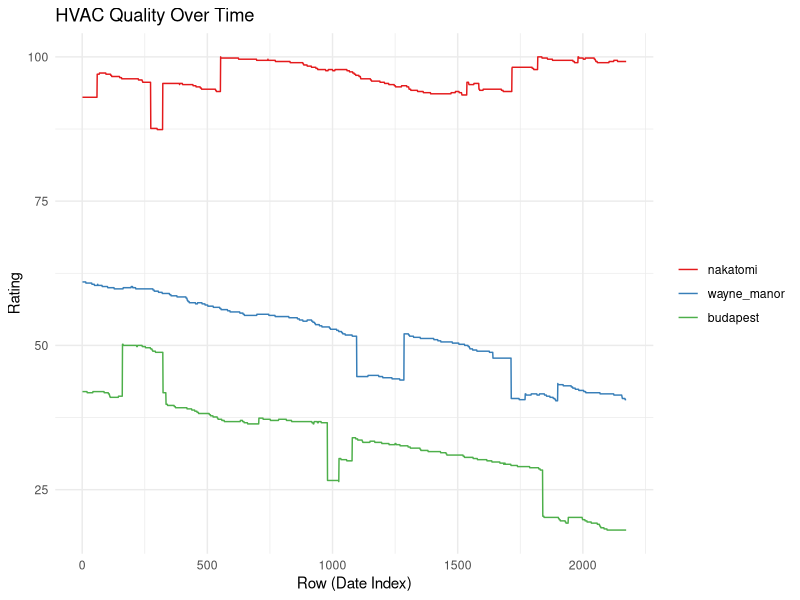
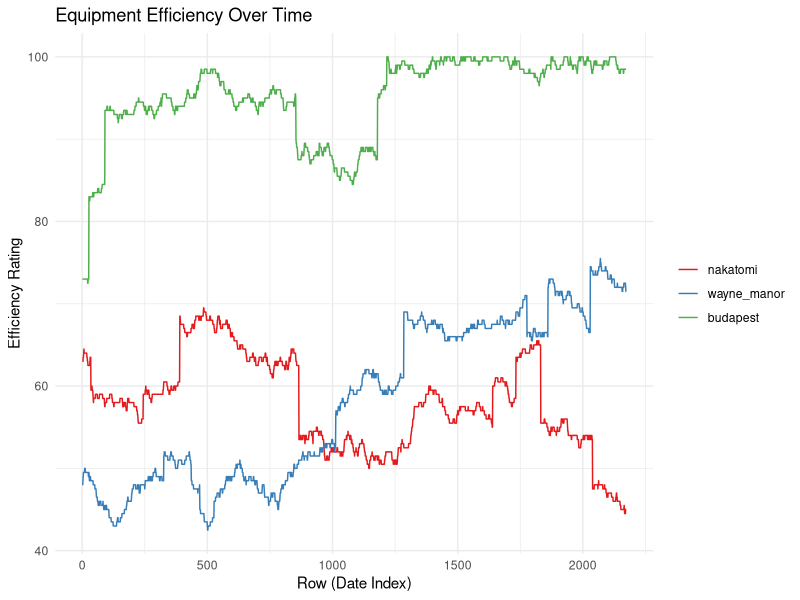

Recreate these plots in R, in order. (Note: this script raises an error after producing the figures.)
library(tibble)
library(tidyr)
library(lubridate)
library(MASS)
library(ggplot2)
library(GGally)
library(here)
library(reshape2)
library(dplyr)
library(Hmisc)

# Set a seed for reproducibility
set.seed(12923)

#### SETUP, VARIABILITY & UNIQUENESS SETTINGS #####################
# Time period
start_date <- as.Date("2018-01-01")
end_date <- as.Date("2023-12-13")
dates <- seq.Date(start_date, end_date, by = "day")
days <- length(dates)

buildings <- c("nakatomi", "wayne_manor", "budapest")
noise_factor <- .5 # amount of noise to introduce in each var
wind_speed_adjust <- c(nakatomi = 2, wayne_manor = 0, budapest = -2)
# Building-specific temperature adjustments to simulate the 
# bldgs being in different areas of the city
temp_adjust <- c(nakatomi = 3, wayne_manor = 0, budapest = -3)
# no adjust to cloud_cover; it's all the same grey everywhere in Seattle :)
# number of people - in the num_ppl section


bldg_names <- rep(buildings, each = days)
dates_rep <- rep(dates, times = length(buildings))
weekdays <- ifelse(wday(dates_rep, week_start = 1) %in% c(6, 7), 0, 1) # 0 for weekend, 1 for weekday, with Mon being the first day of the week
weekdays_singlebldg <- ifelse(wday(dates, week_start = 1) %in% c(6, 7), 0, 1) # 0 for weekend, 1 for weekday, with Mon being the first day of the week

# Unique ID for each row
ids <- seq_len(days * length(buildings))



#### ENERGY COSTS ###########################
simulate_energy_prices <- function(start_date, end_date) {
  dates <- seq.Date(as.Date(start_date), as.Date(end_date), by = "day")
  current_price <- 0.225 # Initial average price
  
  # Create a matrix to store price data
  price_data <- matrix(nrow = length(dates), ncol = 1)
  
  for (date_idx in 1:length(dates)) {
    # Apply a very small daily change to simulate long-term trends
    yearly_trend <- rnorm(1, mean = 0.00001, sd = 0.001) 
    
    # Simulate daily variation with a tighter range
    daily_change <- rnorm(1, mean = 0, sd = 0.001) 
    
    # Less frequent and significant random events
    if (runif(1) < 0.001) { # Reduced chance for a significant event
      event_change <- rnorm(1, mean = 0, sd = 0.002)
    } else {
      event_change <- 0
    }
    
    # Calculate the new price with tightened constraints
    new_price <- max(0.10, min(0.5, current_price + yearly_trend + daily_change + event_change))
    price_data[date_idx] <- new_price
    
    # Update the current price for the next day
    current_price <- new_price
  }
  
  # Return a data frame of dates and simulated prices
  data.frame(date = dates, price_per_kwh = price_data)
}

# Use the function with the provided start and end dates
temp_prices <- simulate_energy_prices(start_date, end_date)



#### BUILDING FOOTPRINT ##################### 
# (assume units: sq ft) (assuming they remain constant over the time period for simplicity)
# bldg_area <- round(runif(length(buildings), min = 5000, max = 25000)) # if you want to scramble bldg_size each run
bldg_area <- c(21110, 7260, 15200) # nakatomi, wayne_manor, budapest
bldg_area_named <- setNames(bldg_area, c("nakatomi", "wayne_manor", "budapest"))
bldg_area_rep <- rep(bldg_area, each = days)

#### NUMBER OF PEOPLE #####################
# number of people in each building, with reduced occupants on weekends and customized to each building
# num_ppl <- numeric(length = days * length(buildings))
# for (i in 1:(days * length(buildings))) {
#   building_name <- bldg_names[i]
#   if (weekdays[i] == 1) {
#     # Generate more people on weekdays
#     mean_factor <- 300 + mean_factor_weekday[building_name]
#     scale_factor <- 5 + scale_factor_weekday[building_name]
#     sd_factor <- 70 + sd_factor_adjust[building_name]   
#   } else {
#     # Generate fewer people on weekends
#     mean_factor <- 100 + mean_factor_weekend[building_name]
#     scale_factor <- 5 + scale_factor_weekend[building_name]
#     sd_factor <- 30 + sd_factor_adjust[building_name]   
#   }
#   
#   num_ppl[i] <- as.integer(pmax(0, pmin(2000, rgamma(1, shape = 2, scale = scale_factor) + 1 +
#                                           abs(round(rnorm(1, mean = mean_factor, sd = sd_factor), 0)))))
# }
# plot(num_ppl)
# 
# sqft_per_person <- numeric(length = length(num_ppl))
# 
# # Loop through the num_ppl array
# for (i in 1:length(num_ppl)) {
#   if (num_ppl[i] > 0) {
#     sqft_per_person[i] <- bldg_area_rep[i] / num_ppl[i]
#   } else {
#     sqft_per_person[i] <- NA  # Assign NA (or a large number) when there are no people
#   }
# }
# 
# plot(sqft_per_person)  # Plot the square feet per person

mean_factor_weekday <- c(nakatomi = 80, wayne_manor = -150, budapest = -7)
mean_factor_weekend <- c(nakatomi = 170, wayne_manor = 50, budapest = 10)
scale_factor_weekday <- c(nakatomi = 1, wayne_manor = -1, budapest = 1)
scale_factor_weekend <- c(nakatomi = 0, wayne_manor = -1, budapest = 1)
sd_factor_weekday <- c(nakatomi = 10, wayne_manor = -69, budapest = -7)
sd_factor_weekend <- c(nakatomi = 10, wayne_manor = -29, budapest = -7)


generate_num_ppl <- function(building_name, dates, weekdays_singlebldg, mean_factor_weekday, mean_factor_weekend,
                             scale_factor_weekday, scale_factor_weekend, sd_factor_adjust, bldg_area_named) {
  
  num_ppl_raw <- numeric(length = length(dates))
  sqft_per_person <- numeric(length = length(dates))
  
  for (i in 1:length(dates)) {
    if (weekdays_singlebldg[i] == 1) {  # Weekday
      mean_factor <- 300 + mean_factor_weekday[building_name]
      scale_factor <- 5 + scale_factor_weekday[building_name]
      sd_factor <- 70 + sd_factor_weekday[building_name]
    } else {  # Weekend
      mean_factor <- 100 + mean_factor_weekend[building_name]
      scale_factor <- 5 + scale_factor_weekend[building_name]
      sd_factor <- 30 + sd_factor_weekend[building_name]
    }
    
    num_ppl_raw[i] <- as.integer(pmax(0, pmin(2000, rgamma(1, shape = 2, scale = scale_factor) + 1 +
                                                abs(round(rnorm(1, mean = mean_factor, sd = sd_factor), 0)))))
    
    # Apply capping based on quantiles
#    u_limit <- quantile(uncapped_value, 0.95)  # 95th percentile as upper limit
#    l_limit <- quantile(uncapped_value, 0.05)  # 5th percentile as lower limit
#    num_ppl_raw[i] <- pmin(u_limit, pmax(l_limit, uncapped_value))
    
    sqft_per_person[i] <- if (num_ppl_raw[i] > 0) bldg_area_named[building_name] / num_ppl_raw[i] else NA
  }
  
  building_area <- rep(bldg_area_named[building_name], length(dates))
  
  return(data.frame(date = dates, weekdays = weekdays_singlebldg, bldg_name = building_name, bldg_area = building_area, num_ppl_raw = num_ppl_raw, sqft_per_person = sqft_per_person))
}

overall_ppl <- do.call(rbind, lapply(buildings, function(building_name) {
  generate_num_ppl(building_name, dates, weekdays_singlebldg, mean_factor_weekday, mean_factor_weekend,
                   scale_factor_weekday, scale_factor_weekend, sd_factor_adjust, bldg_area_named)}))

# check distributions if needed
# overall_ppl %>%
#   filter(bldg_name == "wayne_manor") %>%
#     ggplot(aes(x = date, y = num_ppl_raw, color = factor(weekdays))) + # 1=weekday, 0=weekend
#     geom_point() +  # Scatter plot
#     labs(title = "num people",
#          x = "Date",
#          y = "num people",
#          color = "Day Type") +
#     # scale_color_manual(values = c("blue", "red"),
#     #                    labels = c("Weekend", "Weekday")) +
#     theme_minimal()
# 
# describe(overall_ppl$num_ppl_raw)
#   
# overall_ppl %>%
#   filter(bldg_name == "wayne_manor") %>%
#   ggplot(aes(x = date, y = sqft_per_person, color = factor(weekdays))) +
#   geom_point() +  # Scatter plot
#   labs(title = "sqft_per_person",
#        x = "Date",
#        y = "sqft_per_person",
#        color = "Day Type") +
#   # scale_color_manual(values = c("blue", "red"),
#   #                    labels = c("Weekend", "Weekday")) +
#   theme_minimal()

#### /x/INSULATION QUALITY #####################
#### removing for now
# insulation <- as.integer(pmax(1, pmin(100, ceiling(rgamma(days * length(buildings), shape = 5, scale = 8.5) + 1) +
#                                         abs(round(rnorm(days * length(buildings), mean = 0, sd = noise_factor), 0)))))

#### /x/WINDOWS QUALITY #####################
#### removing for now
# windows <- as.integer(runif(days * length(buildings), min = 1, max = 100))

#### HVAC SYSTEM QUALITY #####################
# Initialize the starting hvac_efficiency for each building
start_hvac <- sample(40:100, length(buildings), replace = TRUE)

# Create a matrix to hold the efficiency data
hvac_data <- matrix(nrow = days, ncol = length(buildings))
colnames(hvac_data) <- buildings

# Simulate the efficiency rating for each building and each date
for (bldg in seq_along(buildings)) {
  current_hvac <- start_hvac[bldg]
  for (date_idx in 1:length(dates)) {
    # Apply a yearly decline to simulate aging
    yearly_decline <- (as.integer(-.02)) # add a very small daily negative constant to simulate long-term degradation
    # Simulate daily variation
    daily_change <- sample(c(-.20, 0, .20), 1, prob = c(0.045, 0.96, 0.005)) # Mostly no daily change, slightly better chance of small bad change
    # Random events: significant increase or decrease
    if (runif(1) < 0.004) { # 1% chance for a significant event, so roughly 3-4 times a year
      event_change <- sample(-10:10, 1) # equal chance of good or bad change
    } else {
      event_change <- 0
    }
    
    # Calculate the new efficiency
    new_hvac <- max(1, min(100, current_hvac + yearly_decline + daily_change + event_change))
    hvac_data[date_idx, bldg] <- new_hvac
    
    # Update the current efficiency for the next day
    current_hvac <- new_hvac
  }
}

# Reshape the matrix into a long format for plotting
hvac_long <- melt(hvac_data, varnames = c("date_idx", "bldg_name"), value.name = "hvac_efficiency")
hvac_long$date <- dates[hvac_long$date_idx]

hvac_long$date <- as.Date(hvac_long$date)
hvac_long$bldg_name <- as.factor(hvac_long$bldg_name)

ggplot(hvac_long, aes(x = date_idx, y = hvac_efficiency, group = bldg_name, color = bldg_name)) +
  geom_line() +
  theme_minimal() +
  labs(title = "HVAC Quality Over Time",
       x = "Row (Date Index)",
       y = "Rating") +
  scale_color_brewer(palette = "Set1") +
  theme(legend.title = element_blank())

#### AMBIENT TEMPERATURE #####################
# Simulate temp across the year for a place like Seattle.
avg_low_temp <- 37  # Average low in Fahrenheit in winter
avg_high_temp <- 79 # Average high in Fahrenheit in summer
mean_temp <- (avg_low_temp + avg_high_temp) / 2
amplitude <- (avg_high_temp - avg_low_temp) / 2

# Temperature simulation
temp <- numeric(length = days * length(buildings))
for (i in 1:(days * length(buildings))) {
  building_name <- bldg_names[i]
  day_of_year <- as.numeric(format(dates_rep[i], "%j"))
  
  # Adjust mean temperature based on building
  mean_temp_bldg <- mean_temp + temp_adjust[building_name]
  
  # Sine wave for base temperature
  base_temp <- mean_temp_bldg + amplitude * sin(2 * pi * day_of_year / 365 - pi/2)
  
  # Adding random variation
  temp[i] <- as.integer(pmax(0, pmin(110, ceiling(base_temp + rnorm(1, mean = 0, sd = 5)))))
}


#### WIND SPEED #####################
# in mph
avg_wind_speed_low <- 3   # Average low wind speed in mph
avg_wind_speed_high <- 7 # Average high wind speed in mph
mean_wind_speed <- (avg_wind_speed_low + avg_wind_speed_high) / 2
amplitude_wind_speed <- (avg_wind_speed_high - avg_wind_speed_low) / 2

# Building-specific wind speed adjustments down at top in "variability and uniqueness" section

# Assuming 'days', 'bldg_names', and 'dates_rep' are defined as in your temperature simulation
wind_speed <- numeric(length = days * length(buildings))

for (i in 1:(days * length(buildings))) {
  building_name <- bldg_names[i]
  day_of_year <- as.numeric(format(dates_rep[i], "%j"))
  
  # Adjust mean wind speed based on building
  mean_wind_speed_bldg <- mean_wind_speed + wind_speed_adjust[building_name]
  
  # Sine wave for base wind speed + some random noise
  base_wind_speed_mph <- mean_wind_speed_bldg + amplitude_wind_speed * sin(2 * pi * day_of_year / 365 - pi/2) + rnorm(1, mean = 0, sd = 2)
  
  # Adding random variation
  wind_speed[i] <- as.integer(pmax(0, pmin(40, ceiling(base_wind_speed_mph + rnorm(1, mean = 0, sd = 2)))))
}

#### CLOUD COVER #####################
# percentage of cloud cover
avg_clear <- 0
avg_cloudy <- 100
clouds_amplitude <- (avg_cloudy - avg_clear) / 2
clouds_mean <- (avg_clear + avg_cloudy) / 2


# Phase shift to align the sine wave peaks and troughs with the cloudiest and clearest months
# Assuming January (cloudiest) aligns with the peak and August (clearest) with the trough
phase_shift <- pi / 2  # Adjusted based on the month (e.g., -pi/2 if peak is in January)

# Define the clearer and cloudier periods
# day_start_clear <- as.numeric(format(as.Date("2023-06-20"), "%j"))
# day_end_clear <- as.numeric(format(as.Date("2023-10-08"), "%j"))

cloud_cover <- numeric(length = days)

for (i in 1:(days * length(buildings))) {
  building_name <- bldg_names[i]
  day_of_year <- as.numeric(format(dates_rep[i], "%j"))
  
  # # Determine if the day is in the clearer or cloudier part of the year
  # in_clearer_period <- day_of_year >= day_start_clear && day_of_year <= day_end_clear
  # 
  # # Adjust amplitude based on the time of the year
  # adjusted_amplitude <- ifelse(in_clearer_period, amplitude_cloud_cover / 2, amplitude_cloud_cover)
  # 
  # Calculate cloud cover using a sine wave
  cloud_cover[i] <- clouds_mean + clouds_amplitude * sin(2 * pi * day_of_year / 365 + phase_shift)
  
  # Introduce random variation
  random_variation <- rnorm(1, mean = 0, sd = 5)
  cloud_cover[i] <- cloud_cover[i] + random_variation
  
  # Adjustments to ensure cloud cover stays within 0-100%
  cloud_cover[i] <- pmax(0, pmin(100, cloud_cover[i]))
}



#### /x/HVAC TYPE ##################### 
#### removing for now
# fuzzy_hvac_type <- function(insulation, hvac) {
#   probabilities <- c(
#     # Increase the probability of "MasterBlaster" for lower values of insulation and HVAC
#     "MasterBlaster" = pnorm(c(quantile(as.numeric(insulation), 0.85), quantile(as.numeric(hvac), 0.85)), mean = c(20, 20), sd = c(5, 5)),
#     
#     # Increase the probability of "Coolio" for higher values of insulation and HVAC
#     "Coolio" = pnorm(c(quantile(as.numeric(insulation), 0.35), quantile(as.numeric(hvac), 0.35)), mean = c(70, 70), sd = c(5, 5)),
#     
#     "Trane" = 1
#   )
#   
#   # Normalize the probabilities so they sum up to 1
#   probabilities <- probabilities / sum(probabilities)
#   
#   # Remove the percentage values from the names
#   names(probabilities) <- sub("\\.\\d+%$", "", names(probabilities))
#   
#   hvac_types <- names(probabilities)
#   assigned_type <- sample(hvac_types, size = 1, prob = probabilities)
#   
#   return(assigned_type)
# }
# 
# # Assuming hvac_type depends on insulation and hvac
# hvac_type <- sapply(1:(days * length(buildings)), function(i) fuzzy_hvac_type(insulation[i], hvac[i]))

#### EQUIPMENT EFFICIENCY ##################### 
# Initialize the starting efficiency for each building
start_efficiency <- sample(40:100, length(buildings), replace = TRUE)

# Create a matrix to hold the efficiency data
efficiency_data <- matrix(nrow = days, ncol = length(buildings))
colnames(efficiency_data) <- buildings

# Simulate the efficiency rating for each building and each date
for (bldg in seq_along(buildings)) {
  current_efficiency <- start_efficiency[bldg]
  for (date_idx in 1:length(dates)) {
    # Apply a yearly decline to simulate aging
    yearly_decline <- (as.integer(-.01)) # add a very small daily negative constant to simulate long-term degradation
    # Simulate daily variation
    daily_change <- sample(c(-.5, 0, .5), 1, prob = c(0.1, 0.8, 0.1)) # Mostly no change, equal chance of small good/bad change
    # Random events: significant increase or decrease
    if (runif(1) < 0.005) { # 1% chance for a significant event, so roughly 3-4 times a year
      event_change <- sample(-10:10, 1)
    } else {
      event_change <- 0
    }
    
    # Calculate the new efficiency
    new_efficiency <- max(1, min(100, current_efficiency + yearly_decline + daily_change + event_change))
    efficiency_data[date_idx, bldg] <- new_efficiency
    
    # Update the current efficiency for the next day
    current_efficiency <- new_efficiency
  }
}

# Reshape the matrix into a long format for plotting
efficiency_long <- melt(efficiency_data, varnames = c("date_idx", "bldg_name"), value.name = "equip_efficiency")
efficiency_long$date <- dates[efficiency_long$date_idx]

efficiency_long$date <- as.Date(efficiency_long$date)
efficiency_long$bldg_name <- as.factor(efficiency_long$bldg_name)

ggplot(efficiency_long, aes(x = date_idx, y = equip_efficiency, group = bldg_name, color = bldg_name)) +
  geom_line() +
  theme_minimal() +
  labs(title = "Equipment Efficiency Over Time",
       x = "Row (Date Index)",
       y = "Efficiency Rating") +
  scale_color_brewer(palette = "Set1") +
  theme(legend.title = element_blank())



# Placeholder for total energy use
total <- rep(NA, days * length(buildings))

#### COMBINE VARS INTO TIBBLE #####################
df <- tibble(
  id = ids,
  bldg_name = as.factor(bldg_names),
  bldg_area = as.integer(bldg_area_rep),
  date = as.Date(dates_rep),
  year = as.integer(year(dates_rep)),
  month = month(dates_rep, label=T),
  day = wday(dates_rep, label=T),
  weekday = as.integer(weekdays),
  temp = as.integer(temp),
  wind_speed = as.integer(wind_speed),
  cloud_cover = as.integer(cloud_cover),
  total = total
)

overall_ppl <- overall_ppl[, c("date", "bldg_name", "num_ppl_raw", "sqft_per_person")]
df <- merge(df, overall_ppl, by = c("date", "bldg_name"), all.x = TRUE)

df <- merge(df, efficiency_long[, c("date", "bldg_name", "equip_efficiency")], by = c("date", "bldg_name"))
df <- merge(df, hvac_long[, c("date", "bldg_name", "hvac_efficiency")], by = c("date", "bldg_name"))
df <- merge(df, temp_prices, by = "date")



# ggplot(df, aes(x = date, y = wind_speed, color = bldg_name)) + 
#   geom_line(alpha=.5) +
#   labs(title = "Wind Speed by Building", x = "Date", y = "Wind Speed (mph)") +
#   theme_minimal() +
#   scale_color_brewer(palette = "Set1") # Use a color palette that is distinct and clear
# 
# ggplot(df, aes(x = date, y = cloud_cover)) + 
#   geom_line(alpha=.5) +
#   labs(title = "Cloud cover", x = "Date", y = "cloud cover (%)") +
#   theme_minimal() +
#   scale_color_brewer(palette = "Set1") # Use a color palette that is distinct and clear

# double check HVAC types
# ggplot(df, aes(x = insulation, y = hvac, color = hvac_type)) +
#   geom_point() +
#   labs(title = "Scatterplot of Insulation and HVAC Values",
#        x = "Insulation",
#        y = "HVAC",
#        color = "HVAC Type")


#### LINEAR MODEL PREDICTING TOTAL ENERGY USE #####################
# Generate coefficients for the linear model
coefficients <- c(
  bldg_area = .05,
  sqft_per_person = -.5,
  hvac_efficiency = -2,
  equip_efficiency = -2.2,
  temp = 1.1,
  wind_speed = .05,
  cloud_cover = .05
)

# Simulate the total energy use based on a linear model
df <- df %>%
  mutate(
    total = 
      bldg_area * coefficients["bldg_area"] +
      sqft_per_person * coefficients["sqft_per_person"] +
      hvac_efficiency * coefficients["hvac_efficiency"] +
      equip_efficiency * coefficients["equip_efficiency"] +
      temp * coefficients["temp"] +
      wind_speed * coefficients["wind_speed"] +
      cloud_cover * coefficients["cloud_cover"] +
      abs(rnorm(days, mean = 10, sd = 5))  # Adding some random noise
  )

# fix the col order
df <- df %>%
  select(
    date, price_per_kwh, bldg_name, id, bldg_area, year, month, day, weekday, num_ppl_raw,
    sqft_per_person, temp, wind_speed, cloud_cover, equip_efficiency,
    hvac_efficiency, total
  )

#### FINAL CHECKS #####################
# Create an index vector for variable order
# var_order <- c("bldg_area", "num_ppl_raw", "sqft_per_person", "equip_efficiency", 
#                "hvac_efficiency", "temp", "wind_speed", 
#                "cloud_cover", "total")
# col_indices <- match(var_order, names(df))

# Display parallel coordinates plot grouped by "hvac_type"
# ggparcoord(data = df,
#            columns = col_indices,
#            alphaLines = 0.1,
#            groupColumn = "bldg_name") + 
#   scale_color_manual(values = c("nakatomi" = "#20639b", "wayne_manor" = "grey", "budapest" = "grey"))
# 
# ggparcoord(data = df,
#            columns = col_indices,
#            alphaLines = 0.1,
#            groupColumn = "bldg_name") + 
#   scale_color_manual(values = c("nakatomi" = "grey", "wayne_manor" = "#20639b", "budapest" = "grey"))
# 
# ggparcoord(data = df,
#            columns = col_indices,
#            alphaLines = 0.1,
#            groupColumn = "bldg_name") + 
#   scale_color_manual(values = c("nakatomi" = "grey", "wayne_manor" = "grey", "budapest" = "#20639b"))


# 
# bldg <- "nakatomi"
# df %>% 
#   filter(bldg_name == bldg) %>% 
#   ggplot(aes(x = date, y = total)) +
#   geom_point() +
#   labs(title = paste("Total Energy Usage for", bldg, "Building"),
#        x = "Date",
#        y = "Total Energy Usage")
# 
# bldg <- "wayne_manor"
# df %>% 
#   filter(bldg_name == bldg) %>% 
#   ggplot(aes(x = date, y = total)) +
#   geom_point() +
#   labs(title = paste("Total Energy Usage for", bldg, "Building"),
#        x = "Date",
#        y = "Total Energy Usage")
# 
# bldg <- "budapest"
# df %>% 
#   filter(bldg_name == bldg) %>% 
#   ggplot(aes(x = date, y = total)) +
#   geom_point() +
#   labs(title = paste("Total Energy Usage for", bldg, "Building"),
#        x = "Date",
#        y = "Total Energy Usage")


# df %>%
#   # Filter for "nakatomi" building
#   filter(bldg_name == "budapest" & year(date) == 2019 & month(date)==2) %>%
#   # Keep date for plotting, exclude other non-numeric and specific columns
#   dplyr::select(date, num_ppl) %>%
#   # Gather numeric variables for scaling
#   pivot_longer(cols = -date, names_to = "variable", values_to = "value") %>%
#   # Scale numeric variables
#   group_by(variable) %>%
#   #  mutate(scaled_value = scale(value)) %>%
#   ungroup() %>%
#   # Plot
#   ggplot(aes(x = date, y = value, color = variable)) +
#   geom_line() +
#   labs(title = "Scaled Variables Over Time for Nakatomi Building",
#        x = "Date", y = "Value") +
#   theme_minimal() +
#   scale_color_viridis_d() +
#   theme(legend.position = "bottom")


#### WRITE FILE #####################
write.csv(df, here("data", "df_timeseries_orig.csv"), row.names = F)
